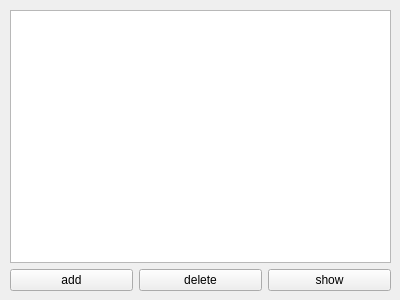
<?xml version="1.0" encoding="UTF-8"?>
<ui version="4.0">
 <class>Form</class>
 <widget class="QWidget" name="Form">
  <property name="geometry">
   <rect>
    <x>0</x>
    <y>0</y>
    <width>400</width>
    <height>300</height>
   </rect>
  </property>
  <property name="windowTitle">
   <string>Form</string>
  </property>
  <widget class="QWidget" name="layoutWidget">
   <property name="geometry">
    <rect>
     <x>10</x>
     <y>10</y>
     <width>381</width>
     <height>281</height>
    </rect>
   </property>
   <layout class="QVBoxLayout" name="verticalLayout">
    <item>
     <widget class="QTableWidget" name="tableWidget"/>
    </item>
    <item>
     <layout class="QHBoxLayout" name="horizontalLayout">
      <item>
       <widget class="QPushButton" name="pushButton">
        <property name="text">
         <string>add</string>
        </property>
       </widget>
      </item>
      <item>
       <widget class="QPushButton" name="pushButton_2">
        <property name="text">
         <string>delete</string>
        </property>
       </widget>
      </item>
      <item>
       <widget class="QPushButton" name="pushButton_3">
        <property name="text">
         <string>show</string>
        </property>
       </widget>
      </item>
     </layout>
    </item>
   </layout>
  </widget>
 </widget>
 <resources/>
 <connections>
  <connection>
   <sender>pushButton_3</sender>
   <signal>clicked()</signal>
   <receiver>Form</receiver>
   <slot>change()</slot>
   <hints>
    <hint type="sourcelabel">
     <x>254</x>
     <y>229</y>
    </hint>
    <hint type="destinationlabel">
     <x>321</x>
     <y>265</y>
    </hint>
   </hints>
  </connection>
  <connection>
   <sender>pushButton</sender>
   <signal>clicked()</signal>
   <receiver>Form</receiver>
   <slot>add()</slot>
   <hints>
    <hint type="sourcelabel">
     <x>77</x>
     <y>230</y>
    </hint>
    <hint type="destinationlabel">
     <x>77</x>
     <y>256</y>
    </hint>
   </hints>
  </connection>
  <connection>
   <sender>pushButton_2</sender>
   <signal>clicked()</signal>
   <receiver>Form</receiver>
   <slot>delete()</slot>
   <hints>
    <hint type="sourcelabel">
     <x>172</x>
     <y>235</y>
    </hint>
    <hint type="destinationlabel">
     <x>172</x>
     <y>262</y>
    </hint>
   </hints>
  </connection>
 </connections>
 <slots>
  <slot>change()</slot>
  <slot>add()</slot>
  <slot>delete()</slot>
 </slots>
</ui>
